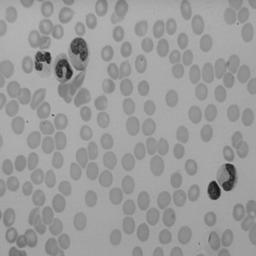
#> input picture IMA201/TPs and TDs/tpseg_03/cell.tif, 256 x 256 px, shrunk from 512 x 512 before the run
$ python deriche.py
#> lines starting #> are read from the running program, lines starting #| are printed output that depends on the picture
### IMA201/TPs and TDs/tpseg_03/mrlab.py
# -*- coding: utf-8 -*-
#
#
#
#########################################################################
u"""
lecture, écriture et affichage d'images à forte dynamique, réeles ou complexes (radar)
"""

MRLABVERSION=u"V0.1  Version du 21 mai 2019"

#############################################################################
import numpy as np

import math

globalparamnotebook=0

##############################################################################
#
def version():
    return MRLABVERSION
##############################################################################
#############################
# [14 lines left out: function notebook, not called in this run]

#General IO functions

################################################
# 22 mai 2019
def dericheGradX(ima,alpha):


    nl,nc=ima.shape
    ae=math.exp(-alpha)
    c=-(1-ae)*(1-ae)/ae

    b1=np.zeros(nc)
    b2=np.zeros(nc)

    gradx=np.zeros((nl,nc))


#gradx=np.zeros(nl,nc)
    for i in range(nl):

        l=ima[i,:].copy()

        for j in range(2,nc):
            b1[j] = l[j-1] + 2*ae*b1[j-1] - (ae**2)*b1[j-2]    # LIGNE A MODIFIER
        b1[0]=b1[2]
        b1[1]=b1[2]

        for j in range(nc-3,-1,-1):
            b2[j] = l[j+1] + 2*ae*b2[j+1] - (ae**2)*b2[j+2]    # LIGNE A MODIFIER
        b2[nc-2]=b2[nc-3]
        b2[nc-1]=b2[nc-3]

        gradx[i,:]=c*ae*(b1-b2);

    return gradx


################################################
# 22 mai 2019
def dericheGradY(ima,alpha):


    nl,nc=ima.shape
    ae=math.exp(-alpha)
    c=-(1-ae)*(1-ae)/ae

    b1=np.zeros(nl)
    b2=np.zeros(nl)

    grady=np.zeros((nl,nc))

    for i in range(nc):

        l=ima[:,i].copy()

        for j in range(2,nl):
            b1[j]=l[j-1] + 2*ae*b1[j-1] - (ae**2)*b1[j-2] # LIGNE A MODIFIER
        b1[0]=b1[2]
        b1[1]=b1[2]

        for j in range(nl-3,-1,-1):
            b2[j]=l[j+1] + 2*ae*b2[j+1] - (ae**2)*b2[j+2]    # LIGNE A MODIFIER
        b2[nl-1]=b2[nl-3]
        b2[nl-2]=b2[nl-3]

        grady[:,i]=c*ae*(b1-b2);


    return grady


################################################
# 22 mai 2019
# [27 lines left out: functions sobelGradX, sobelGradY, not called in this run]
################################################
# 27 juilet 2019
def toto(a):
    print ('a : %f'%a)

################################################
# 22 mai 2019

# [10 lines left out: function normeGradient, not called in this run]

################################################
# 22 mai 2019
def dericheSmoothX(ima,alpha):


    nl,nc=ima.shape
    ae=math.exp(-alpha)
    c=(1-ae)*(1-ae)/(1+2*alpha*ae-ae*ae)


    b1=np.zeros(nc)
    b2=np.zeros(nc)

    smoothx=np.zeros((nl,nc))


#gradx=np.zeros(nl,nc)
    for i in range(nl):
        l=ima[i,:].copy()
        for j in range(2,nc):
            b1[j]=c*(l[j]+ae*(alpha-1)*l[j-1])+2*ae*b1[j-1]-ae*ae*b1[j-2]
        b1[0]=b1[2]
        b1[1]=b1[2]
        for j in range(nc-3,-1,-1):
            b2[j]=c*(ae*(alpha+1)*l[j+1]-ae*ae*l[j+2])+2*ae*b2[j+1]-ae*ae*b2[j+2]
        b2[nc-1]=b2[nc-3]
        b2[nc-2]=b2[nc-3]
        smoothx[i,:]=b1+b2;


    return smoothx

################################################
# 22 mai 2019
def dericheSmoothY(ima,alpha):


    nl,nc=ima.shape
    ae=math.exp(-alpha)
    c=(1-ae)*(1-ae)/(1+2*alpha*ae-ae*ae)

    b1=np.zeros(nl)
    b2=np.zeros(nl)

    smoothy=np.zeros((nl,nc))

    for i in range(nc):
        l=ima[:,i].copy()
        for j in range(2,nl):
            b1[j]=c*(l[j]+ae*(alpha-1)*l[j-1])+2*ae*b1[j-1]-ae*ae*b1[j-2]
        b1[0]=b1[2]
        b1[1]=b1[2]
        for j in range(nl-3,-1,-1):
            b2[j]=c*(ae*(alpha+1)*l[j+1]-ae*ae*l[j+2])+2*ae*b2[j+1]-ae*ae*b2[j+2]
        b2[nl-1]=b2[nl-3]
        b2[nl-2]=b2[nl-3]

        smoothy[:,i]=b1+b2;


    return smoothy


################################################
# 22 mai 2019
def maximaDirectionGradient(gradx,grady):


    nl,nc=gradx.shape

    norme=np.sqrt(gradx*gradx+grady*grady)+0.1

    gradx=np.divide(gradx,norme)
    grady=np.divide(grady,norme)

    contours=np.zeros((nl,nc),dtype=int);

    for i in range(1,nl-1):
        for j in range(1,nc-1):
            G1=interpolationbilineaire(norme,i+grady[i,j],j+gradx[i,j]);
            G2=interpolationbilineaire(norme,i-grady[i,j],j-gradx[i,j]);
            if norme[i,j]>=G1 and norme[i,j]>=G2:
                contours[i,j]=1
            else:
                contours[i,j]=0

    return contours

################################################
# 22 mai 2019
def interpolationbilineaire(ima,l,c):

    l,c

    l1=l-np.floor(l)
    l2=np.ceil(l)-l
    c1=c-np.floor(c)
    c2=np.ceil(c)-c


    ll=np.uint32(np.floor(l))
    cc=np.uint32(np.floor(c))

    val=ima[ll,cc]*l2*c2+ima[ll+1,cc]*l1*c2+ima[ll,cc+1]*l2*c1+ima[ll+1,cc+1]*l1*c1

    return val


############################################################################
# Septembre 2017 : une liste de paramètres sont requis
#

### IMA201/TPs and TDs/tpseg_03/deriche.py
#!/usr/bin/env python
# -*- coding: utf-8 -*-
"""
Created on 22 May 2019

@author: M Roux
"""

#%%
import math
import numpy as np
import matplotlib.pyplot as plt

from scipy import ndimage
from scipy import signal

from skimage import io

##############################################

import mrlab as mr

##############################################"

############## le close('all') de Matlab
plt.close('all')
################################"
#%%

alpha=3
seuilnorme=5
ima=io.imread('cell.tif')
#> ima is the input picture: shape (256, 256); min 24, max 181, mean 155.6


gradx=mr.dericheGradX(mr.dericheSmoothY(ima,alpha),alpha)
#> after the loop in dericheSmoothY, `for i in range(nc):`: b1 = 256 values, max 143.4 at index 27, min 107.9 at index 210, mean 132.8; b2 = 256 values, max 25.64 at index 24, min 19.3 at index 209, mean 23.77
#> in dericheGradX, `nl,nc=ima.shape`: nl = 256
#> after the loop in dericheGradX, `for i in range(nl):`:
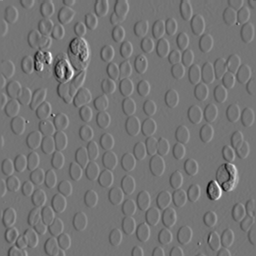
#> gradx: shape (256, 256) float64; min -104.4, max 121.8, mean 0; drawn with min black and max white
#> after the loop in dericheGradX, `for i in range(nl):`: b1 = 256 values, max 181.3 at index 74, min 123 at index 22, mean 166.9; b2 = 256 values, max 181.2 at index 77, min 123 at index 19, mean 166.9
grady=mr.dericheGradY(mr.dericheSmoothX(ima,alpha),alpha)
#> after the loop in dericheSmoothX, `for i in range(nl):`: b1 = 256 values, max 139 at index 78, min 93.37 at index 21, mean 127.8; b2 = 256 values, max 24.87 at index 72, min 16.7 at index 19, mean 22.85
#> in dericheGradY, `nl,nc=ima.shape`: nl = 256
#> after the loop in dericheGradY, `for i in range(nc):`:
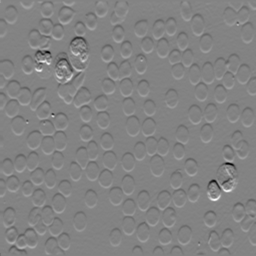
#> grady: shape (256, 256) float64; min -121, max 114.1, mean 0; drawn with min black and max white
#> after the loop in dericheGradY, `for i in range(nc):`: b1 = 256 values, max 187.1 at index 27, min 142.5 at index 211, mean 173.3; b2 = 256 values, max 187.1 at index 24, min 142.6 at index 209, mean 173.5


plt.figure('Image originale')
plt.imshow(ima, cmap='gray')

plt.figure('Gradient horizontal')
plt.imshow(gradx, cmap='gray')

plt.figure('Gradient vertical')
plt.imshow(grady, cmap='gray')

norme=np.sqrt(gradx*gradx+grady*grady)

plt.figure('Norme du gradient')
plt.imshow(norme, cmap='gray')


#io.imsave('norme.tif',np.uint8(norme))

nl,nc=gradx.shape
#> nl = 256; nc = 256
direction=np.arctan2(np.ravel(grady),np.ravel(gradx));

direction=np.reshape(direction,(nl, -1))
direction=255*direction/2/math.pi;

plt.figure('Direction du gradient')
plt.imshow(direction)

io.imsave('direction.tif',np.uint8(direction))
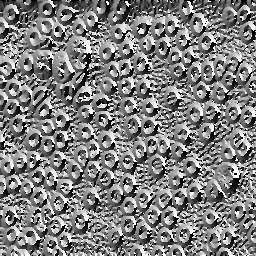
#> saved as direction.tif: shape (256, 256); min 0, max 255, mean 127.2

contours=np.uint8(mr.maximaDirectionGradient(gradx,grady))
#> in maximaDirectionGradient, `gradx=np.divide(gradx,norme)`:
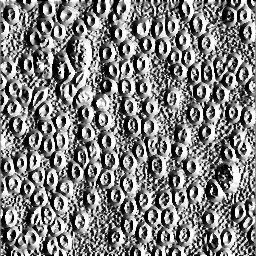
#> gradx: shape (256, 256) float64; min -0.999, max 0.999, mean 0.00213; drawn with min black and max white
#> in maximaDirectionGradient, `grady=np.divide(grady,norme)`:
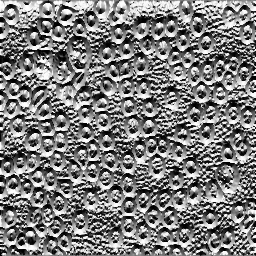
#> grady: shape (256, 256) float64; min -0.999, max 0.999, mean -0.016; drawn with min black and max white
#> the loop in maximaDirectionGradient, `for i in range(1,nl-1):` made 254 passes
#> after the loop in maximaDirectionGradient, `for i in range(1,nl-1):`:
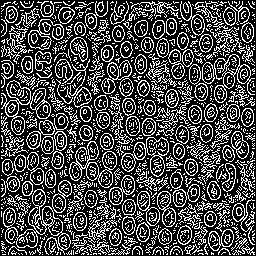
#> contours: shape (256, 256) int64; values 0 (black) and 1 (white), 29.4% white in thin lines or dots

plt.figure('Contours')
plt.imshow(255*contours)


valcontours=(norme>seuilnorme)*contours
#> valcontours: shape (256, 256); values 0 (black) and 1 (white), 14.9% white in thin lines or dots

plt.figure('Contours normés')
plt.axis("off")
plt.imshow(255*valcontours)

#io.imsave('contours.tif',np.uint8(255*valcontours))


# %%


# %%
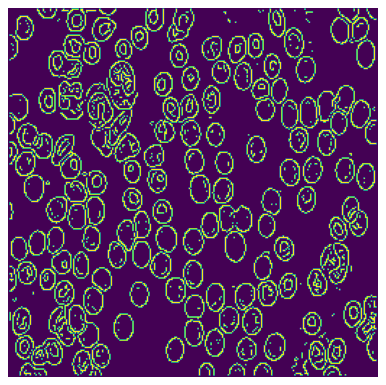
#> figure drawn by matplotlib, 1 panel
